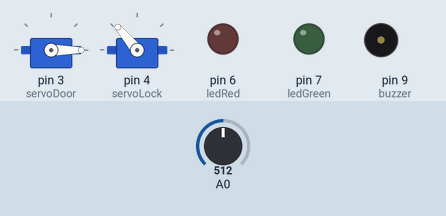
A sketch run on a simulated Arduino Uno, built with avr-gcc and run on an emulated ATmega328P. On the bench: 2 × servo, output pins drawn as LEDs (lit = HIGH), buzzer (waves = sounding). The test bench sets the inputs (shaded band); at power-on: A0 = 512.

Above: at 0.1 s.
At 2.1 s:
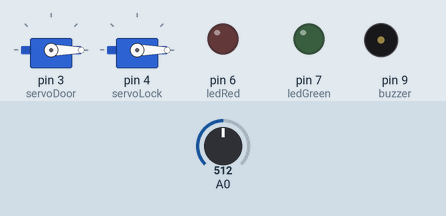
At 4.1 s:
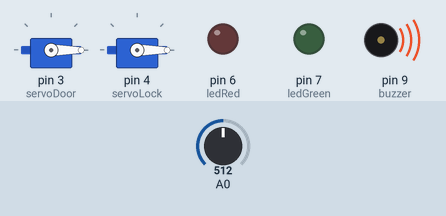
At 4.6 s:
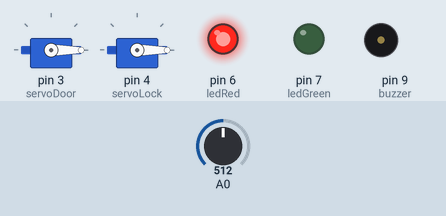
At 18.9 s:
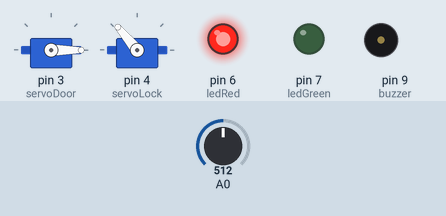
At 22.4 s:
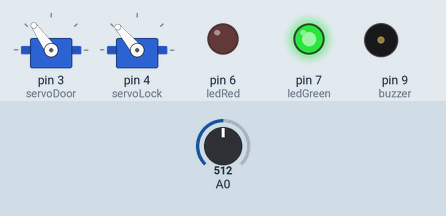
Timing chart, 0 to 23.9 s (numbered marks = the images above):
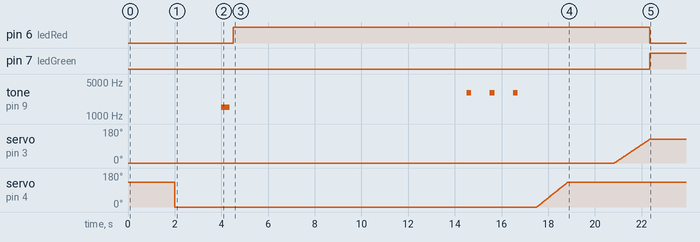

The sketch:

auto-chicken-door.ino
```cpp
#include <Servo.h>

Servo servoDoor;
Servo servoLock;

const int ledRed = 6;
const int ledGreen = 7;

int luceMin = 0; // minimum light value
int luce[5]; // array for sampling data
int luceMedia = 0;

const int buzzer = 9;

int pos = 0;
int pos2 = 0;
const int posMin = 0; // minumum angle
const int posMax = 125; // maximum angles (0° - 180°)
const int posMax2 = 130;
const int velBlocco = 10; // lock speed
const int velPortaApri = 12; // opening speed
const int velPortaChiudi = 12; // closing speed

int doorState = 0;

void setup() {

  servoDoor.attach (3);
  servoLock.attach (4);
  pinMode (ledGreen, OUTPUT);
  pinMode (ledRed, OUTPUT);
  pinMode (buzzer, OUTPUT);

  // MOTORS INITIALISATION AND RESET
  servoLock.write (posMax2);
  servoDoor.write (posMin);
  delay(2000);
  servoLock.write (pos2);
  delay(2000);
  tone (buzzer,1500,350);
  delay (500);
  digitalWrite (ledRed, HIGH);

}

void loop() {

      // ------------- SAMPLING AND AVERAGE CALCULATION -------------

      for (int i = 0; i < 5; i++) {
          luce[i] = analogRead (A0);
          delay(2000);
      }
      for (int i = 0; i < 5; i++) {
          luceMedia += luce[i];
      }
      luceMedia = luceMedia / 5;

      // ------------- SUNRISE (OPENING) -------------

      if (luceMedia > luceMin && doorState == 0) {

          // 1) Beep 3 times
          for (int x = 0; x < 3; x++) {
              tone (buzzer,3000,200);
              delay (1000);
          }

          // 2) Open the lock
          while (pos2 <= posMax2) {
              for (pos2 = posMin; pos2 <= posMax2; pos2 += 1) {
                  servoLock.write (pos2);
                  delay (velBlocco);
              }
          }
          delay (2000);

          // 3) Open the door
          while (pos <= posMax) {
              for (pos = posMin; pos <= posMax; pos += 1) {
                  servoDoor.write (pos);
                  delay (velPortaApri);
              }
          }

          // 4) Turn on green, turn off red
          digitalWrite(ledGreen, HIGH);
          digitalWrite(ledRed, LOW);
          doorState = 1;
      }

      // ------------- SUNSET (CLOSING) -------------

      else if (luceMedia <= luceMin && doorState == 1) {

          // 1) Alert and wait
          tone (buzzer,2150,200); // detection tone
          digitalWrite(ledRed, HIGH); // turn on the green light
          delay (1200000); // wait between sampling and closing (20m = 1200000)

          // 2) Beep 5 times
          for (int x = 0; x < 5; x++) {
              tone (buzzer,3000,200);
              delay (500);
          }

          // 3) Close the door
          while (pos >= posMin) {
              for (pos = posMax; pos >= posMin; pos -= 1) {
                  servoDoor.write (pos);
                  delay (velPortaChiudi);
              }
          }
          delay (2000);

          // 4) Close the lock
          while (pos2 >= posMin) {
              for (pos2 = posMax2; pos2 >= posMin; pos2 -= 1) {
                  servoLock.write (pos2);
                  delay (velBlocco);
              }
          }

          // 5) Turn on red, turn off green
          digitalWrite (ledRed, HIGH);
          digitalWrite(ledGreen, LOW);
          doorState = 0;

      }

delay (10);

}
```

Measured:
- by itself, pin 6 (ledRed): HIGH → LOW at 22.3 s
- by itself, pin 7 (ledGreen): LOW → HIGH at 22.3 s
- by itself, tone on pin 9 (buzzer): plays 1500 Hz for 0.35 s, 3000 Hz for 0.20 s, 3000 Hz for 0.20 s, 3000 Hz for 0.20 s
- by itself, servo on pin 3 (servoDoor): moves from 0° to 125° over 1.5 s
